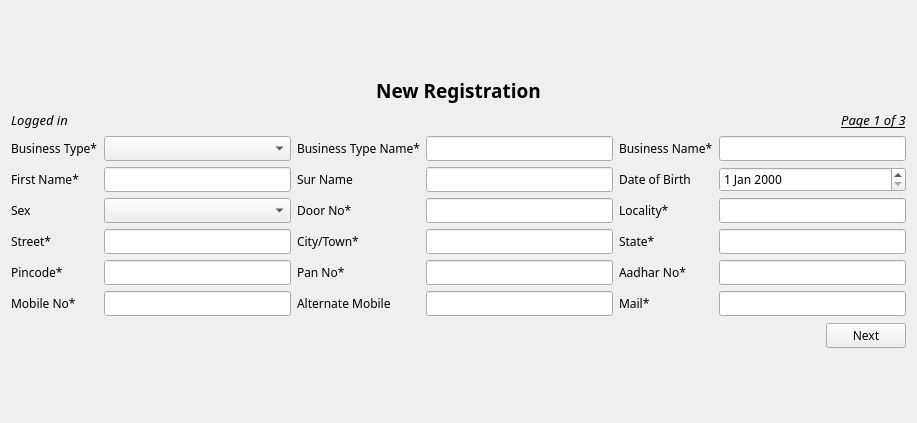
          <widget class="QWidget" name="pageNewReg1">
           <layout class="QFormLayout" name="formLayout">
            <item row="0" column="0">
             <spacer name="verticalSpacer_8">
              <property name="orientation">
               <enum>Qt::Vertical</enum>
              </property>
              <property name="sizeHint" stdset="0">
               <size>
                <width>20</width>
                <height>60</height>
               </size>
              </property>
             </spacer>
            </item>
            <item row="1" column="0" colspan="2">
             <layout class="QHBoxLayout" name="horizontalLayout_8">
              <property name="sizeConstraint">
               <enum>QLayout::SetFixedSize</enum>
              </property>
              <property name="topMargin">
               <number>0</number>
              </property>
              <item>
               <spacer name="horizontalSpacer_15">
                <property name="orientation">
                 <enum>Qt::Horizontal</enum>
                </property>
                <property name="sizeHint" stdset="0">
                 <size>
                  <width>268</width>
                  <height>20</height>
                 </size>
                </property>
               </spacer>
              </item>
              <item>
               <widget class="QLabel" name="label_3">
                <property name="font">
                 <font>
                  <family>Nokia Standard Multiscript</family>
                  <pointsize>14</pointsize>
                  <weight>75</weight>
                  <bold>true</bold>
                 </font>
                </property>
                <property name="text">
                 <string>New Registration</string>
                </property>
                <property name="alignment">
                 <set>Qt::AlignCenter</set>
                </property>
               </widget>
              </item>
              <item>
               <spacer name="horizontalSpacer_16">
                <property name="orientation">
                 <enum>Qt::Horizontal</enum>
                </property>
                <property name="sizeHint" stdset="0">
                 <size>
                  <width>308</width>
                  <height>20</height>
                 </size>
                </property>
               </spacer>
              </item>
             </layout>
            </item>
            <item row="2" column="0" colspan="2">
             <layout class="QHBoxLayout" name="horizontalLayout_10">
              <item>
               <widget class="QLabel" name="labelusernewreg">
                <property name="font">
                 <font>
                  <family>Nokia Standard Multiscript</family>
                  <pointsize>10</pointsize>
                  <italic>true</italic>
                 </font>
                </property>
                <property name="text">
                 <string>Logged in </string>
                </property>
               </widget>
              </item>
              <item>
               <spacer name="horizontalSpacer_18">
                <property name="orientation">
                 <enum>Qt::Horizontal</enum>
                </property>
                <property name="sizeHint" stdset="0">
                 <size>
                  <width>628</width>
                  <height>20</height>
                 </size>
                </property>
               </spacer>
              </item>
              <item>
               <widget class="QLabel" name="label_84">
                <property name="font">
                 <font>
                  <family>Nokia Standard Multiscript</family>
                  <pointsize>10</pointsize>
                  <italic>true</italic>
                  <underline>true</underline>
                 </font>
                </property>
                <property name="text">
                 <string>Page 1 of 3</string>
                </property>
                <property name="alignment">
                 <set>Qt::AlignCenter</set>
                </property>
               </widget>
              </item>
             </layout>
            </item>
            <item row="3" column="0" colspan="2">
             <layout class="QGridLayout" name="gridLayout">
              <item row="0" column="0">
               <widget class="QLabel" name="label_9">
                <property name="font">
                 <font>
                  <family>Nokia Standard Multiscript</family>
                  <pointsize>9</pointsize>
                 </font>
                </property>
                <property name="text">
                 <string>Business Type*</string>
                </property>
               </widget>
              </item>
              <item row="0" column="2">
               <widget class="QLabel" name="label_10">
                <property name="font">
                 <font>
                  <family>Nokia Standard Multiscript</family>
                  <pointsize>9</pointsize>
                 </font>
                </property>
                <property name="text">
                 <string>Business Type Name*</string>
                </property>
               </widget>
              </item>
              <item row="0" column="3">
               <widget class="QLineEdit" name="editBusinessTypeName">
                <property name="font">
                 <font>
                  <family>Nokia Standard Multiscript</family>
                  <pointsize>9</pointsize>
                 </font>
                </property>
                <property name="maxLength">
                 <number>256</number>
                </property>
               </widget>
              </item>
              <item row="0" column="4">
               <widget class="QLabel" name="label_11">
                <property name="font">
                 <font>
                  <family>Nokia Standard Multiscript</family>
                  <pointsize>9</pointsize>
                 </font>
                </property>
                <property name="text">
                 <string>Business Name*</string>
                </property>
               </widget>
              </item>
              <item row="0" column="5">
               <widget class="QLineEdit" name="editBusinessName">
                <property name="font">
                 <font>
                  <family>Nokia Standard Multiscript</family>
                  <pointsize>9</pointsize>
                 </font>
                </property>
                <property name="maxLength">
                 <number>256</number>
                </property>
               </widget>
              </item>
              <item row="1" column="0">
               <widget class="QLabel" name="label_7">
                <property name="font">
                 <font>
                  <family>Nokia Standard Multiscript</family>
                  <pointsize>9</pointsize>
                 </font>
                </property>
                <property name="text">
                 <string>First Name*</string>
                </property>
               </widget>
              </item>
              <item row="1" column="1">
               <widget class="QLineEdit" name="editFirstName">
                <property name="font">
                 <font>
                  <family>Nokia Standard Multiscript</family>
                  <pointsize>9</pointsize>
                 </font>
                </property>
                <property name="maxLength">
                 <number>45</number>
                </property>
               </widget>
              </item>
              <item row="1" column="2">
               <widget class="QLabel" name="label_surname">
                <property name="font">
                 <font>
                  <family>Nokia Standard Multiscript</family>
                  <pointsize>9</pointsize>
                 </font>
                </property>
                <property name="text">
                 <string>Sur Name</string>
                </property>
               </widget>
              </item>
              <item row="1" column="3">
               <widget class="QLineEdit" name="editSurName">
                <property name="font">
                 <font>
                  <family>Nokia Standard Multiscript</family>
                  <pointsize>9</pointsize>
                 </font>
                </property>
                <property name="maxLength">
                 <number>45</number>
                </property>
               </widget>
              </item>
              <item row="1" column="4">
               <widget class="QLabel" name="label_dob">
                <property name="font">
                 <font>
                  <family>Nokia Standard Multiscript</family>
                  <pointsize>9</pointsize>
                 </font>
                </property>
                <property name="text">
                 <string>Date of Birth</string>
                </property>
               </widget>
              </item>
              <item row="1" column="5">
               <widget class="QDateEdit" name="dateEditDob">
                <property name="font">
                 <font>
                  <family>Nokia Standard Multiscript</family>
                  <pointsize>9</pointsize>
                 </font>
                </property>
               </widget>
              </item>
              <item row="2" column="0">
               <widget class="QLabel" name="label_sex">
                <property name="font">
                 <font>
                  <family>Nokia Standard Multiscript</family>
                  <pointsize>9</pointsize>
                 </font>
                </property>
                <property name="text">
                 <string>Sex</string>
                </property>
               </widget>
              </item>
              <item row="2" column="2">
               <widget class="QLabel" name="label_14">
                <property name="font">
                 <font>
                  <family>Nokia Standard Multiscript</family>
                  <pointsize>9</pointsize>
                 </font>
                </property>
                <property name="text">
                 <string>Door No*</string>
                </property>
               </widget>
              </item>
              <item row="2" column="3">
               <widget class="QLineEdit" name="editDoorNo">
                <property name="font">
                 <font>
                  <family>Nokia Standard Multiscript</family>
                  <pointsize>9</pointsize>
                 </font>
                </property>
                <property name="maxLength">
                 <number>64</number>
                </property>
               </widget>
              </item>
              <item row="2" column="4">
               <widget class="QLabel" name="label_15">
                <property name="font">
                 <font>
                  <family>Nokia Standard Multiscript</family>
                  <pointsize>9</pointsize>
                 </font>
                </property>
                <property name="text">
                 <string>Locality*</string>
                </property>
               </widget>
              </item>
              <item row="2" column="5">
               <widget class="QLineEdit" name="editLocality">
                <property name="font">
                 <font>
                  <family>Nokia Standard Multiscript</family>
                  <pointsize>9</pointsize>
                 </font>
                </property>
                <property name="maxLength">
                 <number>125</number>
                </property>
               </widget>
              </item>
              <item row="3" column="0">
               <widget class="QLabel" name="label_16">
                <property name="font">
                 <font>
                  <family>Nokia Standard Multiscript</family>
                  <pointsize>9</pointsize>
                 </font>
                </property>
                <property name="text">
                 <string>Street*</string>
                </property>
               </widget>
              </item>
              <item row="3" column="1">
               <widget class="QLineEdit" name="editStreet">
                <property name="font">
                 <font>
                  <family>Nokia Standard Multiscript</family>
                  <pointsize>9</pointsize>
                 </font>
                </property>
                <property name="maxLength">
                 <number>64</number>
                </property>
               </widget>
              </item>
              <item row="3" column="2">
               <widget class="QLabel" name="label_17">
                <property name="font">
                 <font>
                  <family>Nokia Standard Multiscript</family>
                  <pointsize>9</pointsize>
                 </font>
                </property>
                <property name="text">
                 <string>City/Town*</string>
                </property>
               </widget>
              </item>
              <item row="3" column="3">
               <widget class="QLineEdit" name="editCity">
                <property name="font">
                 <font>
                  <family>Nokia Standard Multiscript</family>
                  <pointsize>9</pointsize>
                 </font>
                </property>
                <property name="maxLength">
                 <number>48</number>
                </property>
               </widget>
              </item>
              <item row="3" column="4">
               <widget class="QLabel" name="label_18">
                <property name="font">
                 <font>
                  <family>Nokia Standard Multiscript</family>
                  <pointsize>9</pointsize>
                 </font>
                </property>
                <property name="text">
                 <string>State*</string>
                </property>
               </widget>
              </item>
              <item row="3" column="5">
               <widget class="QLineEdit" name="editState">
                <property name="font">
                 <font>
                  <family>Nokia Standard Multiscript</family>
                  <pointsize>9</pointsize>
                 </font>
                </property>
                <property name="maxLength">
                 <number>48</number>
                </property>
               </widget>
              </item>
              <item row="4" column="0">
               <widget class="QLabel" name="label_19">
                <property name="font">
                 <font>
                  <family>Nokia Standard Multiscript</family>
                  <pointsize>9</pointsize>
                 </font>
                </property>
                <property name="text">
                 <string>Pincode*</string>
                </property>
               </widget>
              </item>
              <item row="4" column="1">
               <widget class="QLineEdit" name="editPinCode">
                <property name="font">
                 <font>
                  <family>Nokia Standard Multiscript</family>
                  <pointsize>9</pointsize>
                 </font>
                </property>
                <property name="maxLength">
                 <number>6</number>
                </property>
               </widget>
              </item>
              <item row="4" column="2">
               <widget class="QLabel" name="label_20">
                <property name="font">
                 <font>
                  <family>Nokia Standard Multiscript</family>
                  <pointsize>9</pointsize>
                 </font>
                </property>
                <property name="text">
                 <string>Pan No*</string>
                </property>
               </widget>
              </item>
              <item row="4" column="3">
               <widget class="QLineEdit" name="editPanno">
                <property name="font">
                 <font>
                  <family>Nokia Standard Multiscript</family>
                  <pointsize>9</pointsize>
                 </font>
                </property>
                <property name="maxLength">
                 <number>10</number>
                </property>
               </widget>
              </item>
              <item row="4" column="4">
               <widget class="QLabel" name="label_21">
                <property name="font">
                 <font>
                  <family>Nokia Standard Multiscript</family>
                  <pointsize>9</pointsize>
                 </font>
                </property>
                <property name="text">
                 <string>Aadhar No*</string>
                </property>
               </widget>
              </item>
              <item row="4" column="5">
               <widget class="QLineEdit" name="editAadhasrNo">
                <property name="font">
                 <font>
                  <family>Nokia Standard Multiscript</family>
                  <pointsize>9</pointsize>
                 </font>
                </property>
                <property name="maxLength">
                 <number>12</number>
                </property>
               </widget>
              </item>
              <item row="5" column="0">
               <widget class="QLabel" name="label_23">
                <property name="font">
                 <font>
                  <family>Nokia Standard Multiscript</family>
                  <pointsize>9</pointsize>
                 </font>
                </property>
                <property name="text">
                 <string>Mobile No*</string>
                </property>
               </widget>
              </item>
              <item row="5" column="1">
               <widget class="QLineEdit" name="editMobileNo">
                <property name="font">
                 <font>
                  <family>Nokia Standard Multiscript</family>
                  <pointsize>9</pointsize>
                 </font>
                </property>
                <property name="maxLength">
                 <number>10</number>
                </property>
               </widget>
              </item>
              <item row="5" column="2">
               <widget class="QLabel" name="label_24">
                <property name="font">
                 <font>
                  <family>Nokia Standard Multiscript</family>
                  <pointsize>9</pointsize>
                 </font>
                </property>
                <property name="text">
                 <string>Alternate Mobile</string>
                </property>
               </widget>
              </item>
              <item row="5" column="3">
               <widget class="QLineEdit" name="editAltMobileNo">
                <property name="font">
                 <font>
                  <family>Nokia Standard Multiscript</family>
                  <pointsize>9</pointsize>
                 </font>
                </property>
                <property name="maxLength">
                 <number>10</number>
                </property>
               </widget>
              </item>
              <item row="5" column="4">
               <widget class="QLabel" name="label_25">
                <property name="font">
                 <font>
                  <family>Nokia Standard Multiscript</family>
                  <pointsize>9</pointsize>
                 </font>
                </property>
                <property name="text">
                 <string>Mail*</string>
                </property>
               </widget>
              </item>
              <item row="5" column="5">
               <widget class="QLineEdit" name="editMail">
                <property name="font">
                 <font>
                  <family>Nokia Standard Multiscript</family>
                  <pointsize>9</pointsize>
                 </font>
                </property>
                <property name="maxLength">
                 <number>128</number>
                </property>
               </widget>
              </item>
              <item row="0" column="1">
               <widget class="QComboBox" name="comboBoxBusinessType">
                <property name="font">
                 <font>
                  <family>Nokia Standard Multiscript</family>
                  <pointsize>9</pointsize>
                 </font>
                </property>
               </widget>
              </item>
              <item row="2" column="1">
               <widget class="QComboBox" name="comboBoxSex">
                <property name="font">
                 <font>
                  <family>Nokia Standard Multiscript</family>
                  <pointsize>9</pointsize>
                 </font>
                </property>
               </widget>
              </item>
             </layout>
            </item>
            <item row="4" column="0" colspan="2">
             <layout class="QHBoxLayout" name="horizontalLayout_9">
              <item>
               <spacer name="horizontalSpacer_17">
                <property name="orientation">
                 <enum>Qt::Horizontal</enum>
                </property>
                <property name="sizeHint" stdset="0">
                 <size>
                  <width>698</width>
                  <height>20</height>
                 </size>
                </property>
               </spacer>
              </item>
              <item>
               <widget class="QPushButton" name="buttonRegistrationPage1">
                <property name="font">
                 <font>
                  <family>Nokia Standard Multiscript</family>
                  <pointsize>9</pointsize>
                 </font>
                </property>
                <property name="text">
                 <string>Next</string>
                </property>
               </widget>
              </item>
             </layout>
            </item>
            <item row="5" column="1">
             <spacer name="verticalSpacer_7">
              <property name="orientation">
               <enum>Qt::Vertical</enum>
              </property>
              <property name="sizeType">
               <enum>QSizePolicy::Fixed</enum>
              </property>
              <property name="sizeHint" stdset="0">
               <size>
                <width>869</width>
                <height>58</height>
               </size>
              </property>
             </spacer>
            </item>
           </layout>
          </widget>
